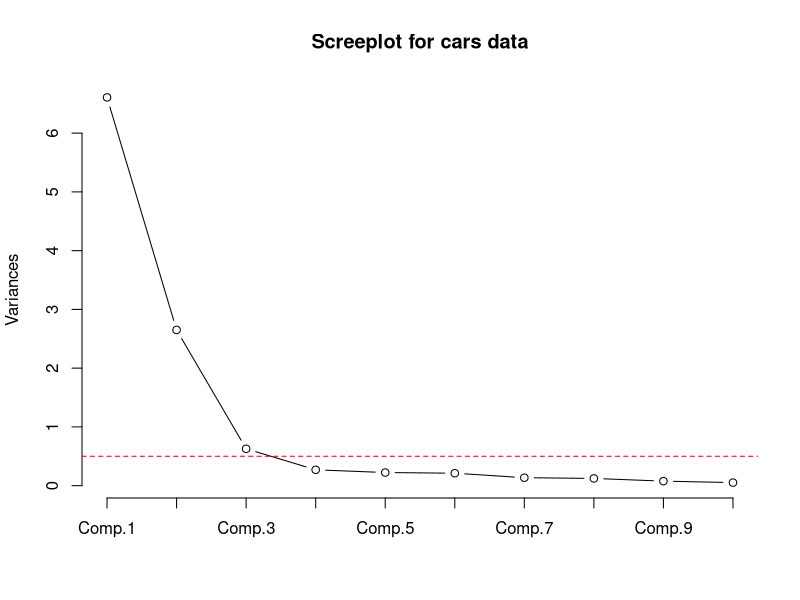
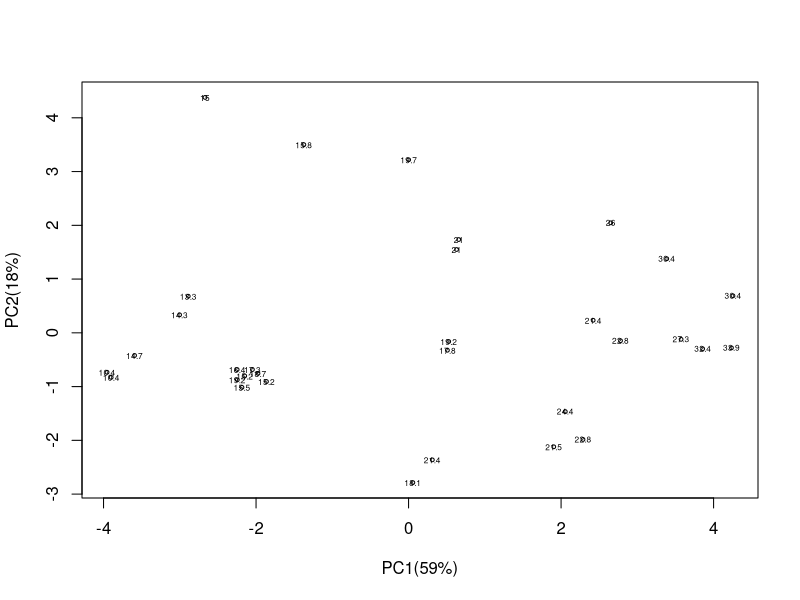

The R script that drew these images, in order:
## PCA DEMONSTRATION USING THE DATASET mtcars
# https://www.youtube.com/watch?v=uNJBBpyss50
head(mtcars)

# PCA
# A form of dimension reduction. - Transforms our data set to one with less features
# Maximizes Variance while minimizing.
# PCA is a statistical procedure that uses Eigendecompositions (finding eigenvalues/eigenvectors)
# to convert a set of observations to a set of linearly uncorrelated variables. (can use SVD - a different method)
# Each of these linearly uncorrelated variables (features) are known as Principal components.


####Read in teeth data from csv file.
# make the directory the one with the data 
cars <- mtcars
# teeth
head(cars)   #print a few observations
carspc<-cars[,1:11]   # select just the data to be used      

pc.cars <- princomp(carspc, cor=TRUE)
# note one problem with R is that the method works even when the code is
# not exactly correct pc.cars <- princomp(carspc, scale=TRUE, center=TRUE)
# produces results but they are wrong
pc.cars
# names() tells you what information is available from the output
names(pc.cars)

# summarize the pca   - note the std devs are divided by n not n-1
# makes them the square root of the eigenvalue
summary(pc.cars) # Proportion of variance = sd ^2 / number of components.
# cumulative proportion explains total variance.

# do things a bit better
eigenvectors<-pc.cars$loadings
eigenvalues <- pc.cars$sdev*pc.cars$sdev 

# loading is the eigenvector.
pc.cars$loadings    # note that these are scaled so the sum of squares is 1.0

# not loadings but eigenvectors
eigenvectors #These are the principal components that determine the directions of the new feature space
eigenvalues  # Eigenvalues determine the magnitude

# obtain the correlations with the variables
# Based on 2 Principal components (a new coordinate system and orthogonal to each other)
# the observations are then projected onto the coordinate plane.
# For more than 1 Principal Component, the score is
cor(cars[,2:9], pc.cars$scores)
# make things a bit nicer
round( cor(cars[,2:9], pc.cars$scores) , 3)   # round the output

# scree plot      - note the default is a barchart
# Scree plot is a line plot of Principal Components vs Variances
# Helps deteremine the number of factors to keep.
# This method is critized for its subjectivity because you are essentially looking
# for an 'elbow' within the graph. The graph can have many 'elbows'
screeplot(pc.cars,type='l',main='Screeplot for cars data') #screeplot with dots and lines
abline(0.5,0,col='red',lty=2) #horizontal line at 1

# scatterplot of scores with labels given by mammal in col 1
#  type=n turns off the default symbol
plot(pc.cars$scores[,1:2], type='n',xlab="PC1(59%)", ylab="PC2(18%)" )
points(pc.cars$scores[,1:2],cex=0.5)   # this puts a small point at the center
text(pc.cars$scores[,1:2],label=cars[,1], cex=0.5) #add tname to plot	

# create a new plot window
#windows()
# scatterplot of scores with labels given by mammal in col 1
# type = n turns off the default symbol
#plot(pc.cars$scores[,1:2], type='n',xlab="PC1(59%)", ylab="PC2(18%)" )
#points(pc.cars$scores[,1:2],cex=0.5)   # this puts a small point at the center
#text(pc.cars$scores[,1:2],label=cars[,1], cex=0.5) #add tname to plot

# ------------------------------------------------------------------ #
# another way to code the analysis    
pc.fit <- prcomp(~  mpg + cyl +   disp +   hp   +  drat +
                   wt   +     qsec  + vs + am + gear + carb,
                 data=cars,   scale=TRUE     )
eigenvalues <- pc.fit$sdev * pc.fit$sdev
eigenvectors <- pc.fit$rotation
eigenvalues
round(eigenvectors,3)

summary(pc.fit)

# third approach -------------------------------------------- #
# Another approach - fit using factor analysis function
# two factor solution   - useful for printing when p is large


library(psych)

#Factor Analysis - Principal Components Method
# Types of rotation... varimax, quartimax, promax, oblimin, simplimax, cluster
pc2 <- principal(carspc,nfactors = 2,rotate="none")
pc2
# Prints out the Correlation matrix with the corresponding factors.
